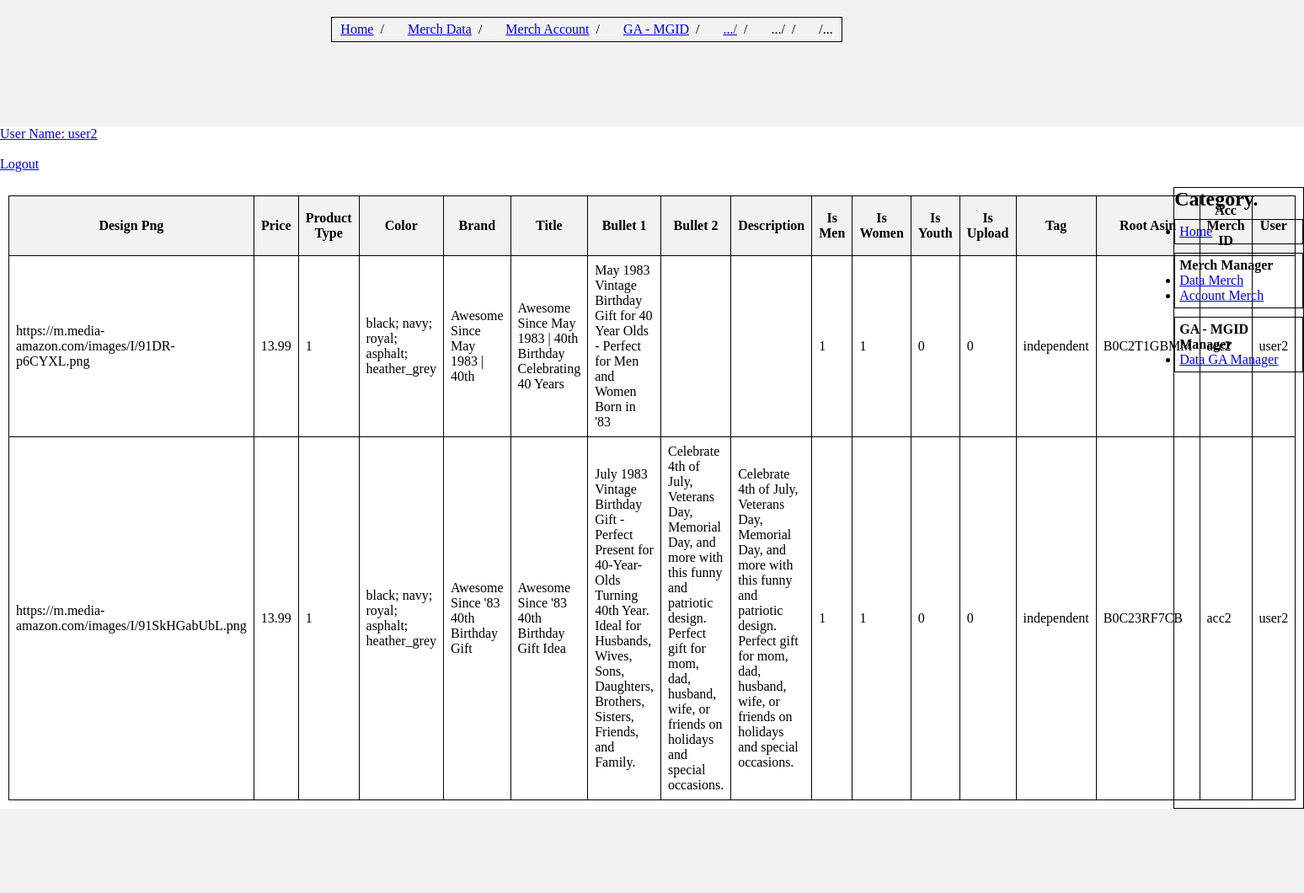
Page /merch/merchdatanew.php (signed in) on the committed database.
### tables this page shows
CREATE TABLE `merchdataup` (
  `url_png` text NOT NULL,
  `price` text NOT NULL,
  `product_type` text NOT NULL,
  `color` text NOT NULL,
  `brand` text NOT NULL,
  `title` text NOT NULL,
  `bullet1` text NOT NULL,
  `bullet2` text NOT NULL,
  `description` text NOT NULL,
  `is_men` text NOT NULL,
  `is_women` text NOT NULL,
  `is_youth` text NOT NULL,
  `is_Upload` text NOT NULL,
  `tag` text NOT NULL,
  `root_asin` text NOT NULL,
  `acc_merch_id` text NOT NULL,
  `user` text NOT NULL
);

### merch/merchdatanew.php (the view, shortened to what this page needs)
<?php require_once("../includes/connection.php"); ?>
<?php include "../includes/header.php" ?>
<?php
   if (isset($_SESSION['username']) && $_SESSION['username']){
       echo '<a href="../index.php"> User Name:  '.$_SESSION['username'].'</a>'."<br/>";
       echo '<a href="../logout.php">Logout</a>'."<br/>";
       $role_sql = "select role from user where user = '".$_SESSION['username']."'";
		$role_result = $conn->query($role_sql);
		$data_role = $role_result->fetch_assoc();
		if($data_role["role"] == "admin"){
			$sql = "select * from merchdataup";
		$result = $conn->query($sql);
		}
		else{
			$sql = "select * from merchdataup where user = '".$_SESSION['username']."'";
			$result = $conn->query($sql);
		}
	}
   else{
       echo 'Bạn chưa đăng nhập';
       header('Location: login.php');
   }
?>
    <main>
        <div class="table-container">
            <table>
            	<thead>
	                <tr>
				        <th>Design Png</th>
				        <th>Price</th>
				        <th>Product Type</th>
				        <th>Color</th>
				        <th>Brand</th>
				        <th>Title</th>
				        <th>Bullet 1</th>
				        <th>Bullet 2</th>
				        <th>Description</th>
				        <th>Is Men</th>
				        <th>Is Women</th>
				        <th>Is Youth</th>
				        <th>Is Upload</th>
				        <th>Tag</th>
				        <th>Root Asin</th>
				        <th>Acc Merch ID</th>
				        <th>User</th>
				      </tr>
                </thead>
			    <tbody>
			    <?php
		        	if ($result->num_rows > 0) {
					  while($row = $result->fetch_assoc()) {
					    echo "<tr>";
					    echo "<td>".$row["url_png"]."</td>";
			        	echo "<td>".$row["price"]."</td>";
			        	echo "<td>".$row["product_type"]."</td>";
			        	echo "<td>".$row["color"]."</td>";
			        	echo "<td>".$row["brand"]."</td>";
			        	echo "<td>".$row["title"]."</td>";
			        	echo "<td>".$row["bullet1"]."</td>";
			        	echo "<td>".$row["bullet2"]."</td>";
			        	echo "<td>".$row["description"]."</td>";
			        	echo "<td>".$row["is_men"]."</td>";
			        	echo "<td>".$row["is_women"]."</td>";
			        	echo "<td>".$row["is_youth"]."</td>";
			        	echo "<td>".$row["is_Upload"]."</td>";
			        	echo "<td>".$row["tag"]."</td>";
			        	echo "<td>".$row["root_asin"]."</td>";
			        	echo "<td>".$row["acc_merch_id"]."</td>";
			        	echo "<td>".$row["user"]."</td>";
			        	echo "</tr>";
					  }
					} else {
					  echo "0 results";
					}
		    	?>
			    </tbody>
            </table>
        </div>
        <div class="sidebar">
		    <h2>Category.</h2>
		    <?php include "../includes/right.php" ?>
		</div>
    </main>
<?php include "../includes/footer.php" ?>

### style/style2.css (style rules this page uses)
* { margin: 0; padding: 0; box-sizing: border-box; }
body { display: flex; flex-direction: column; min-height: 100vh; }
main { flex: 1; display: flex; }
.table-container { width: 90%; padding: 10px; }
.sidebar { border: 1px; border-color: black; border-style: solid; }
table { border-collapse: collapse; width: 100%; }
th, td { border: 1px solid black; padding: 8px; }
th { background-color: #f2f2f2; }

### rows in the picture
merchdataup: url_png "https://m.media-amazon.com/images/I/91DR-p6CYXL.png", price "13.99", product_type "1", color "black; navy; royal; asphalt; heather_grey", brand "Awesome Since May 1983 | 40th", title "Awesome Since May 1983 | 40th Birthday Celebrating 40 Years", bullet1 "May 1983 Vintage Birthday Gift for 40 Year Olds - Perfect for Men and Women Born in '83", is_men "1", is_women "1", is_youth "0", is_Upload "0", tag "independent", root_asin "B0C2T1GBMM", acc_merch "acc2", user "user2"
merchdataup: url_png "https://m.media-amazon.com/images/I/91SkHGabUbL.png", price "13.99", product_type "1", color "black; navy; royal; asphalt; heather_grey", brand "Awesome Since '83 40th Birthday Gift", title "Awesome Since '83 40th Birthday Gift Idea", bullet1 "July 1983 Vintage Birthday Gift - Perfect Present for 40-Year-Olds Turning 40th Year. Ideal for Husbands, Wives, Sons, Daughters, Brothers, Sisters, Friends, and Family.", bullet2 "Celebrate 4th of July, Veterans Day, Memorial Day, and more with this funny and patriotic design. Perfect gift for mom, dad, husband, wife, or friends on holidays and special occasions.", description "Celebrate 4th of July, Veterans Day, Memorial Day, and more with this funny and patriotic design. Perfect gift for mom, dad, husband, wife, or friends on holidays and special occasions.", is_men "1", is_women "1", is_youth "0", is_Upload "0", tag "independent", root_asin "B0C23RF7CB", acc_merch "acc2", user "user2"

### other values in the picture
$_SESSION['username'] "user2"
